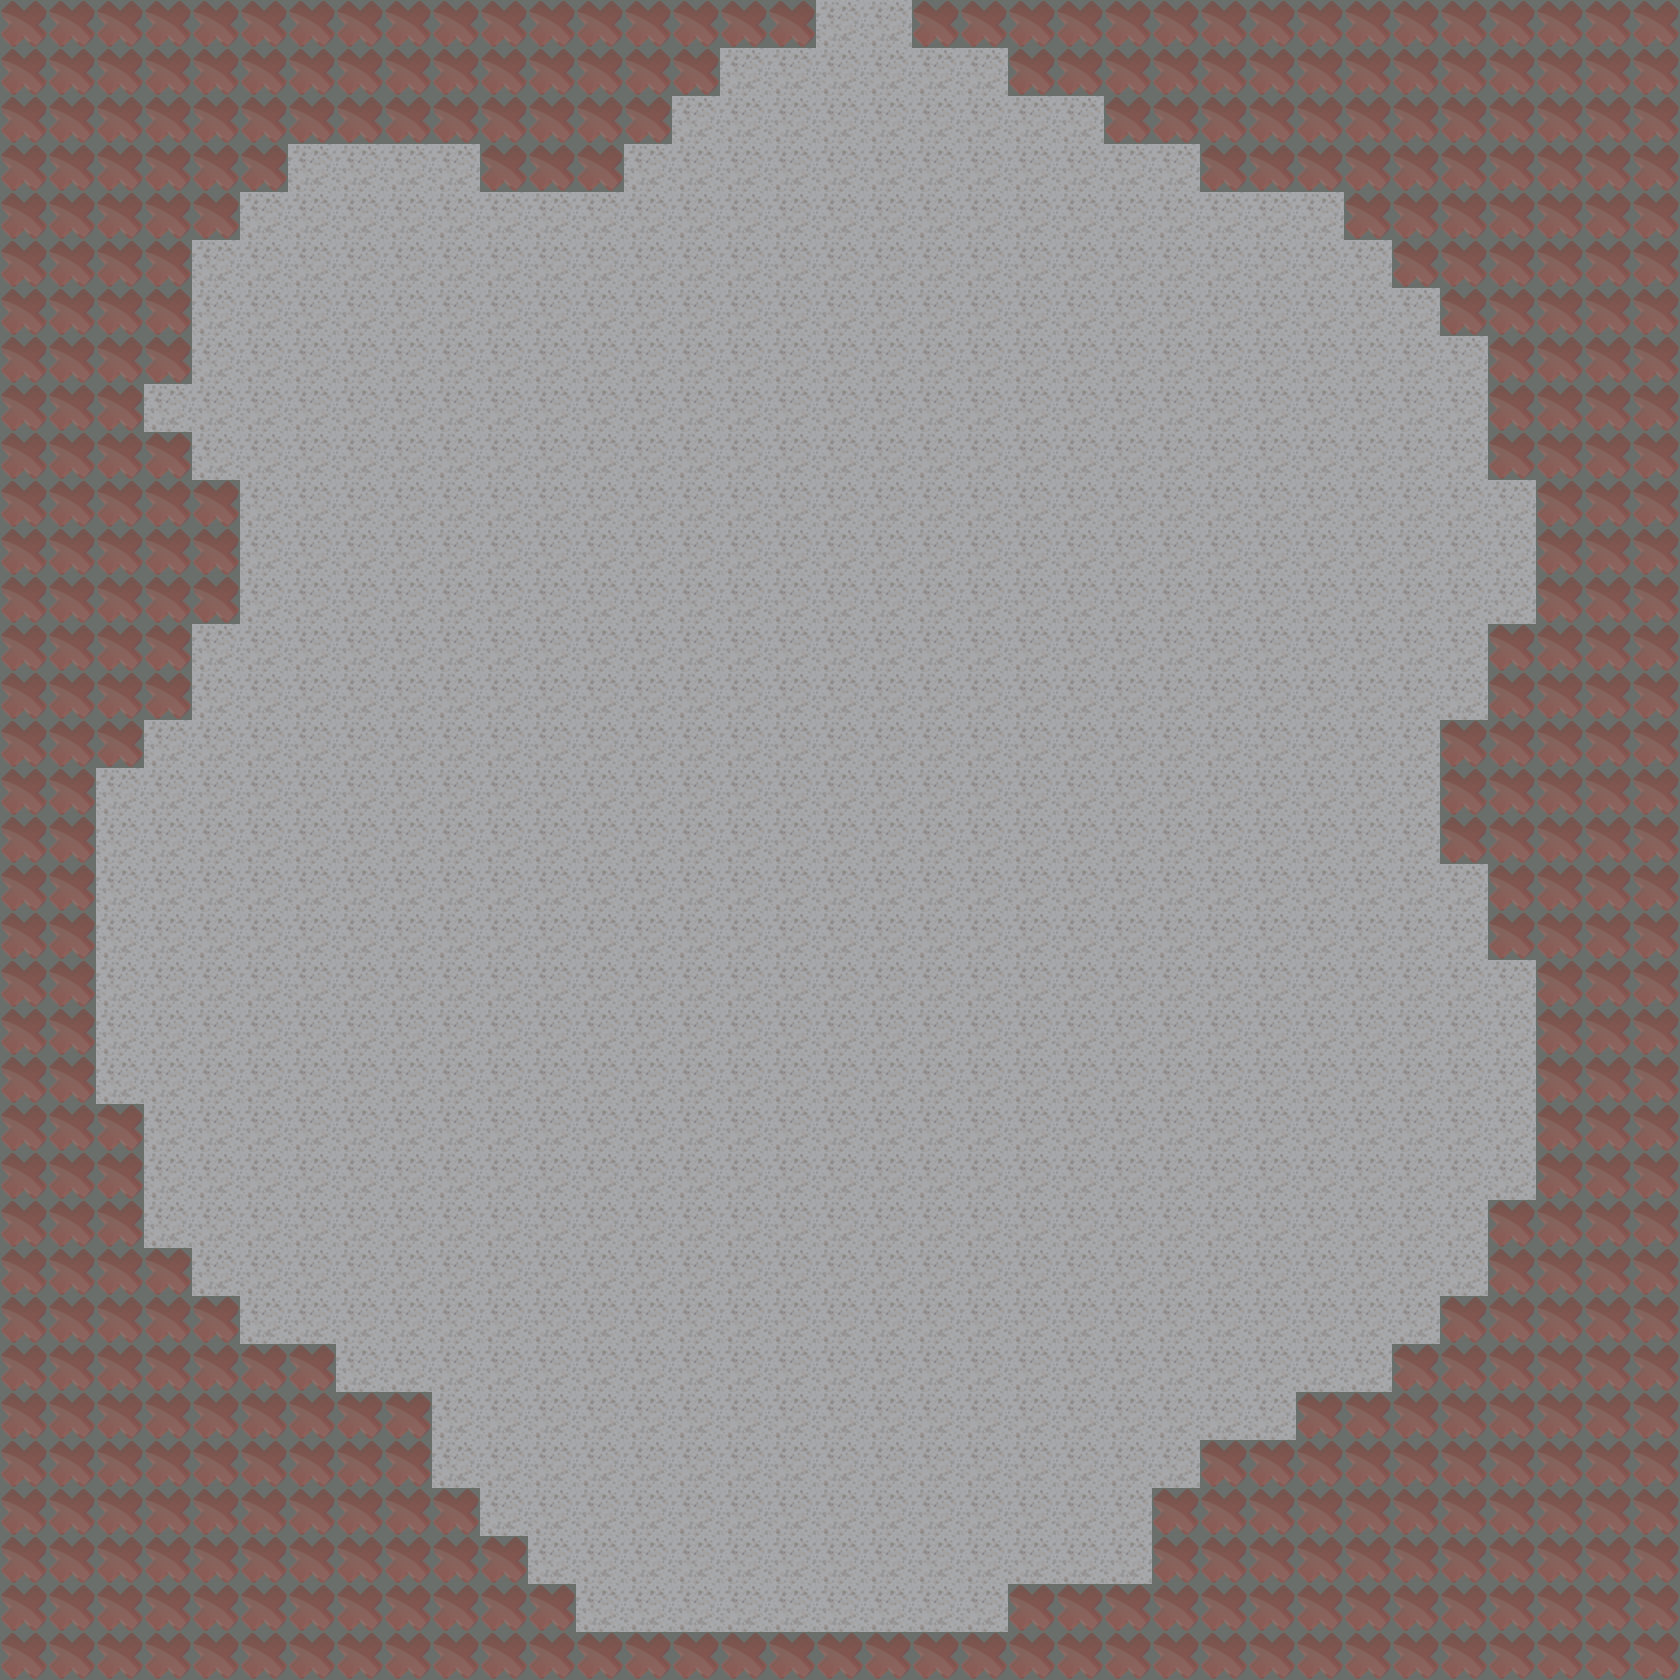

A 2D game scene composited from a Tiled map and its tileset images. What follows is a short description and the map's XML, with each tile layer's data collapsed to a summary:
An orthogonal 35x35 tile map with 48x48 px tiles, 3 tile layers (L1 Back, L2 Normal, Collision), 3 tilesets and 2 objects (static, Eridus-1).

<map version="1.0" orientation="orthogonal" width="35" height="35" tilewidth="48" tileheight="48">
 <tileset firstgid="1" name="bottom" tilewidth="48" tileheight="48" spacing="2" margin="1">
  <image source="../gfx/simple_tile2.png" width="200" height="150" />
 </tileset>
 <tileset firstgid="13" name="jungle_tiled" tilewidth="48" tileheight="48">
  <image source="../gfx/jungle_tiled.png" width="768" height="576" />
 </tileset>
 <tileset firstgid="205" name="Collision" tilewidth="48" tileheight="48" spacing="2" margin="1">
  <image source="../gfx/collision.png" width="50" height="50" />
 </tileset>
 <layer name="L1 Back" width="35" height="35">
  <data>[1225 cells, 1225 non-empty, 2 distinct tile ids]</data>
 </layer>
 <layer name="L2 Normal" width="35" height="35">
  <data>[1225 cells, 0 non-empty, 0 distinct tile ids]</data>
 </layer>
 <objectgroup name="Events" width="35" height="35">
  <properties>
   <property name="Events" value="true" />
  </properties>
  <object name="Spawn" type="static" x="816" y="0" width="96" height="96" />
 </objectgroup>
 <objectgroup name="Enemies" width="35" height="35">
  <properties>
   <property name="Enemies" value="true" />
  </properties>
  <object name="Enemy" type="Eridus-1" x="768" y="720" width="96" height="96" />
 </objectgroup>
 <objectgroup name="Liquid" width="35" height="35">
  <properties>
   <property name="Liquid" value="true" />
  </properties>
 </objectgroup>
 <objectgroup name="Collision" width="35" height="35">
  <properties>
   <property name="Collide" value="true" />
  </properties>
 </objectgroup>
 <layer name="Collision" width="35" height="35" opacity="0.27">
  <data>[1225 cells, 440 non-empty, 1 distinct tile ids]</data>
 </layer>
</map>
